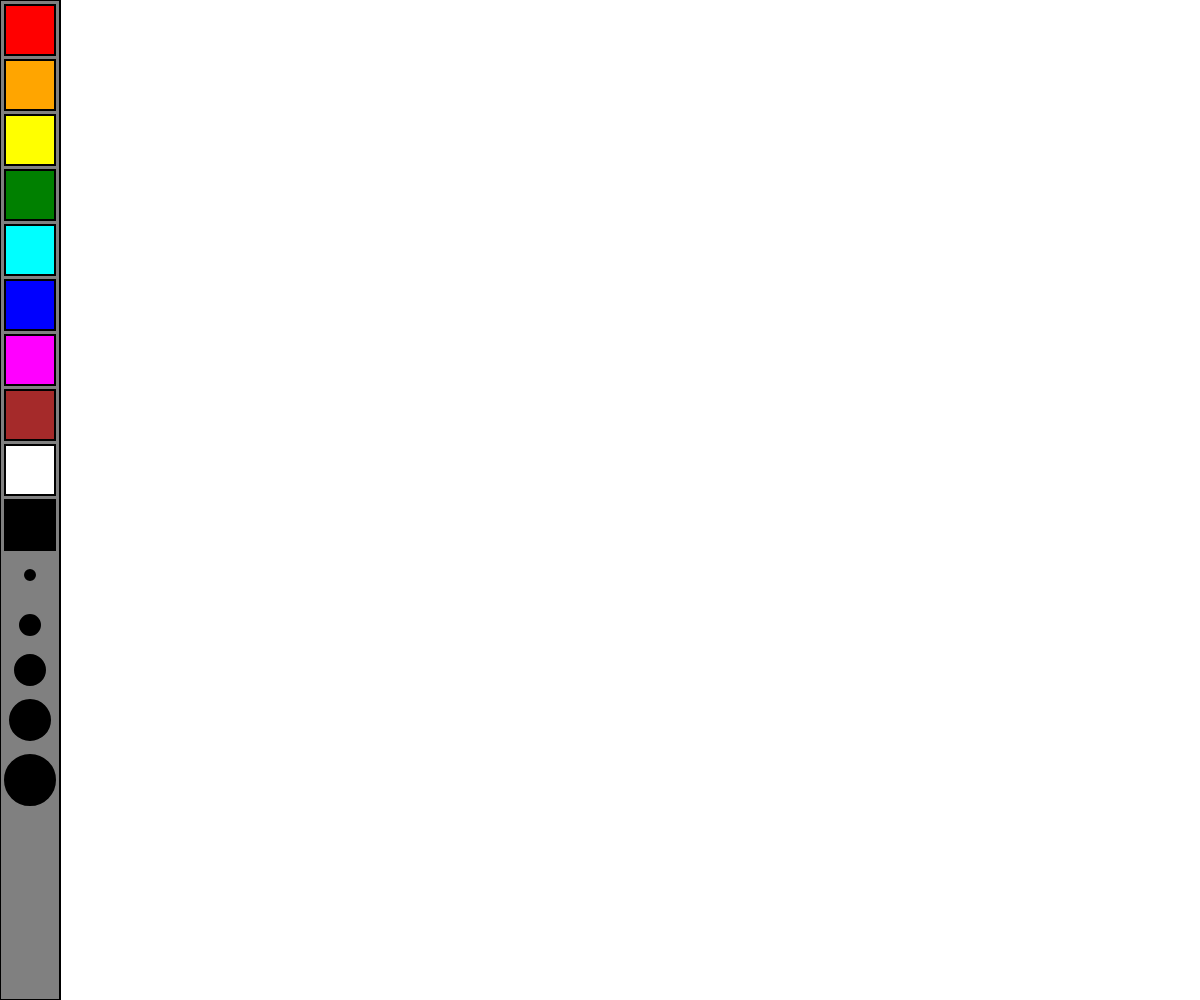
Frame 1 (no input)
Frame 60 (no input): identical to frame 1, image omitted
Frame 120 (the mouse pressed at the canvas centre since frame 60): identical to frame 1, image omitted

The p5.js sketch that drew this single still picture (run headless with seeded random() and noise() and a simulated clock; from frame 60 on, the mouse is pressed at the canvas centre):

// p5.js sketch
// ── sketch.js
let COLOR = "red";
let COLORS = ["red", "orange", "yellow", "green", "cyan", "blue", "magenta", "brown", "white", "black"]
let SIZE = 5
let prevX
let prevY
let newLine

//I locked in for this and added a size changing feature, as well as made it as smooth as i possibly can. 

function setup() {
  createCanvas(windowWidth, windowHeight);
}

function draw() {
  colorPicker()
  if (mouseX > 60) {
    cursor(CROSS)
  } else {
    cursor(HAND)
  }
}

function colorPicker() {
  strokeWeight(2)
  let yColors = 5
  fill("grey")
  rect(0, 0, 60, windowHeight)
  //This was very clever of me! 
  for (let i = 0; i < 10; i++) {
    fill(COLORS[i])
    rect(5, yColors, 50, 50)
    yColors += 55;
  }
  circle(30, 575, 1 * 10)
  circle(30, 625, 2 * 10)
  circle(30, 670, 3 * 10)
  circle(30, 720, 4 * 10)
  circle(30, 780, 5 * 10)
  strokeWeight(0)
  fill(COLOR)

}

function midpoint(x1, y1, x2, y2) {
  const midX = (x1 + x2) / 2;
  const midY = (y1 + y2) / 2;
  return [midX, midY];
}

function mouseDragged() {
  if (mouseX > 55) {
    circle(pmouseX, pmouseY, SIZE * 10)
    if ((abs(pmouseX - prevX) > 25 || abs(pmouseY - prevY) > 25) && !newLine) {
      //All this midpoint calculation is so that if you want to drag your mouse really fast, it appears as a line instead of a line of circles!

      let mid = midpoint(prevX, prevY, pmouseX, pmouseY);
      let midx = mid[0];
      let midy = mid[1];

      let mid1 = midpoint(prevX, prevY, midx, midy);
      let mid2 = midpoint(mid1[0], mid1[1], midx, midy);
      let mid3 = midpoint(midx, midy, mid2[0], mid2[1]);
      let mid4 = midpoint(midx, midy, pmouseX, pmouseY);
      let mid5 = midpoint(mid4[0], mid4[1], pmouseX, pmouseY);

      circle(midx, midy, SIZE * 10);
      circle(mid1[0], mid1[1], SIZE * 10);
      circle(mid2[0], mid2[1], SIZE * 10);
      circle(mid3[0], mid3[1], SIZE * 10);
      circle(mid4[0], mid4[1], SIZE * 10);
      circle(mid5[0], mid5[1], SIZE * 10);
    }
    newLine = false;
    prevX = pmouseX
    prevY = pmouseY
  }
}

function mouseClicked() {
  if (mouseX < 55) {
    let tmpY = 55;

    for (let i = 0; i < 15; i++) {
      if (mouseY < tmpY && tmpY < 555) {
        COLOR = COLORS[i]
        i = 16;
      } else if (mouseY < tmpY && tmpY > 560) {
        SIZE = i - 9;
        i = 16;
      } else {
        tmpY += 55;
      }
    }

  } else {
    newLine = true;
  }
}
